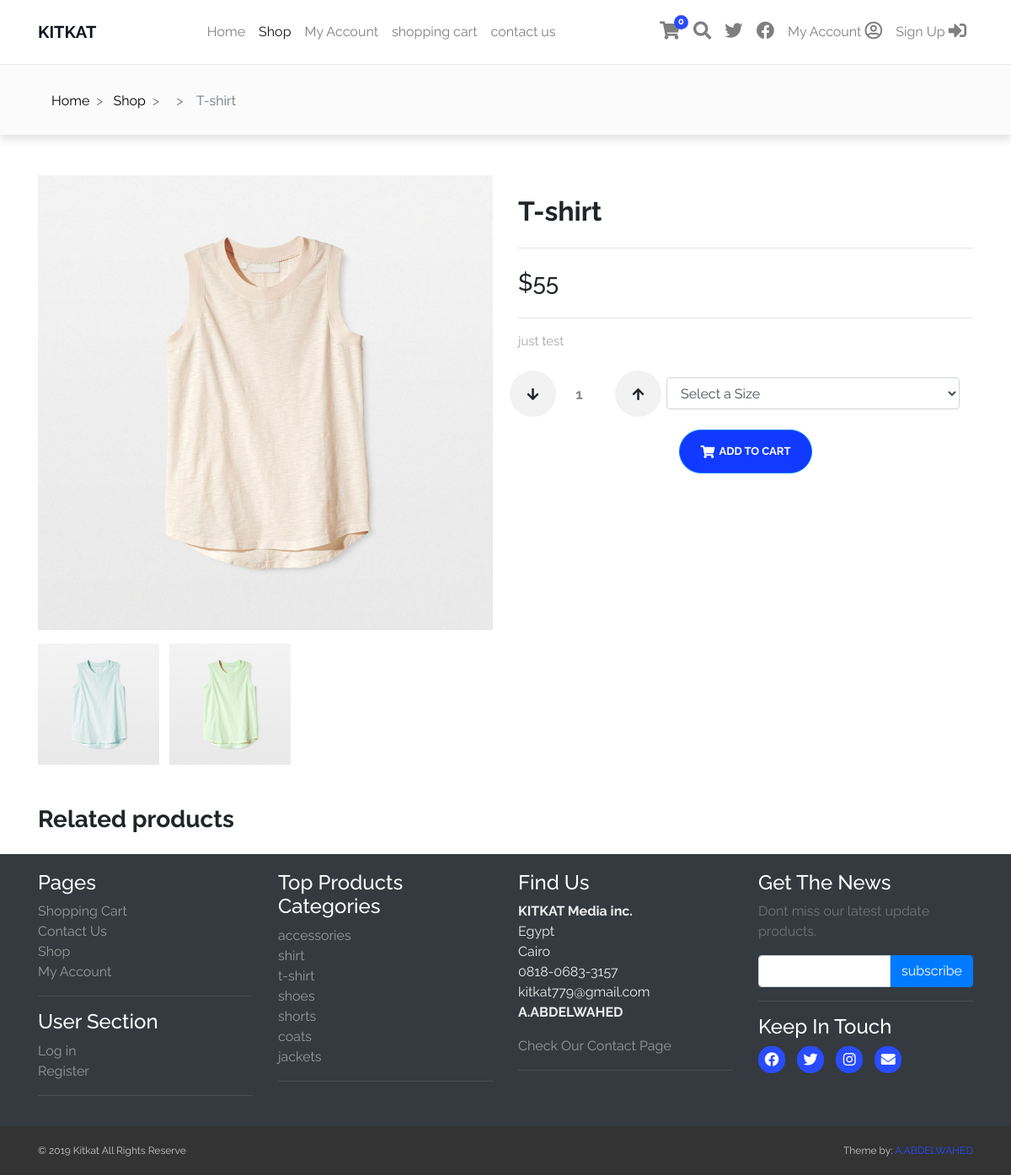
The app's page /details.php?pro_id=1 with its own data.
### tables this page shows
CREATE TABLE `products` (
  `product_id` int(10) NOT NULL,
  `p_cat_id` int(10) NOT NULL,
  `cat_id` int(10) NOT NULL,
  `date` timestamp NOT NULL DEFAULT current_timestamp() ON UPDATE current_timestamp(),
  `product_title` text NOT NULL,
  `product_img1` text NOT NULL,
  `product_img2` text NOT NULL,
  `product_img3` text NOT NULL,
  `product_price` int(10) DEFAULT NULL,
  `product_keywords` text NOT NULL,
  `product_desc` text NOT NULL
);

CREATE TABLE `product_categories` (
  `p_cat_id` int(10) NOT NULL,
  `p_cat_title` text NOT NULL,
  `p_cat_desc` text NOT NULL
);

### details.php (the view, shortened to what this page needs)
<?php
    include("./includes/header.php");
?>
<?php
    if(isset($_GET['pro_id'])) {
        $product_id = $_GET['pro_id'];
        $get_product = "SELECT * FROM products where product_id = '$product_id' ";
        $stmt = $con->query($get_product);
        $products = $stmt->fetchAll(PDO::FETCH_CLASS);
        foreach($products as $product) {
            $product_id        = $product->product_id;
            $product_img       = $product->product_img1;
            $product_img2      = $product->product_img2;
            $product_img3      = $product->product_img3;
            $product_title     = $product->product_title;
            $product_price     = $product->product_price;
            $product_desc      = $product->product_desc;
        }
    }
?>
    <div class="breadcrumb-content mt-5 pt-5">
        <div class="container">
            <div class="row">
                <div class="col-md-12">
                    <nav aria-label="breadcrumb">
                        <ol class="breadcrumb">
                            <li class="breadcrumb-item"><a href="index.php">Home</a></li>
                            <li class="breadcrumb-item"><a href="shop.php">Shop</a></li>
                            <li class="breadcrumb-item active" aria-current="page">
                            </li>
                            <li class="breadcrumb-item active" aria-current="page">
                                    <?php
                                    echo $product_title;
                                    ?>
                            </li>
                        </ol>
                    </nav>
                </div>
            </div>
        </div>
    </div>
    <div id="content" class="content my-5">
        <div class="container">
            <div class="row">
                <div class="col-md-6">
                    <div class="product-img">
                        <a class="example-image-link img-fluid" href="./admin_area/product_images/<?php echo $product_img?>" data-lightbox="product-imgs"><img class="example-image  img-fluid" src="./admin_area/product_images/<?php echo $product_img ?>" alt=""/></a>
                    </div>
                    <div class="product-imgs mt-3">
                    <a class="mr-2 float-left float-sm-none" href="./admin_area/product_images/<?php echo $product_img2?>" data-lightbox="product-imgs" ><img style="width:9rem" src="./admin_area/product_images/<?php echo $product_img2?>" alt=""/></a>
                        <?php
                            if($product_img3) {
                                echo "
                                    <a class='float-right float-sm-none' href='./admin_area/product_images/$product_img3' data-lightbox='product-imgs' ><img style='width:9rem' src='./admin_area/product_images/$product_img3' alt='img product3'/></a>
                                ";
                            }
                        ?>
                    </div>
                </div>
                <div class="col-md-6">
                    <div class="product-info">
                        <h2 class="product-title font-weight-bold my-4"> <?php echo $product_title?> </h2>
                        <hr>
                        <div class="product-price my-4">
                            <h3>$<?php echo $product_price?> </h3>
                        </div>
                        <hr>
                        <p><?php echo $product_desc;?></p>
                        <form class="cart mt-4" action="details.php?add_cart=<?php echo $product_id;?>" method="POST">
                            <div class="quantity float-left row">
                                <span class="col quantity-icon arrow-down">
                                    <i class="fas fa-arrow-down"></i>
                                </span>
                                <input name="product_qty" type="number" class="quantity-num form-control col" value="1" min="1">
                                <span class="col quantity-icon arrow-up ">
                                    <i class="fas fa-arrow-up"></i>
                                </span>
                            </div>
                            <div class="row">
                                <select name="size" class=" mx-md-3 mx-4 my-2 form-control select-size" required
                                oninvalid="setCustomValidity('Must pick 1 size for the product')">
                                    <option disabled selected>Select a Size</option>
                                </select>
                            </div>
                            <div class="d-flex justify-content-center mt-3">
                                <button class="add-to-cart btn btn-primary"> <i class="fas fa-shopping-cart fa-lg"></i> Add To Cart</button>
                            </div>
                        </form>
                    </div>
                </div>
            </div>
        </div>
    </div>
    <div class="related-products content">
        <div class="container">
            <h3 class="font-weight-bold mb-4">Related products</h3>
        </div>
    </div>
    <?php
        include("includes/footer.php");
    ?>

### functions/functions.php (shortened to what this page needs)
<?php
    $dns        = 'mysql:host=kitkat.test;dbname=kitkat_store';
    $user       = 'root';
    $pass       = '';
    $options    = array (
        PDO::MYSQL_ATTR_INIT_COMMAND => 'SET NAMES UTF8',
        PDO::ATTR_ERRMODE => PDO::ERRMODE_EXCEPTION
    );
    try {
        $con = new PDO($dns, $user, $pass, $options);
    } catch (PDOException $e) {
        echo 'failed To connect ' . $e->getMessage();
    }
    function getPCats() {
        global $con;
        $get_p_cats = "SELECT * FROM product_categories";
        $stmt = $con->query($get_p_cats);
        $result = $stmt->fetchAll(PDO::FETCH_CLASS);
        foreach($result as $p_cat) {
            $product_cat    = $p_cat->p_cat_id;
            $product_title  = $p_cat->p_cat_title;
            echo "
                    <li><a href='shop.php?p_cat=$product_cat'> $product_title  </a></li>
                ";
        }
    }
    function counter_products() {
        $sum_pro = 0;
        echo $sum_pro;
    }
?>

### records on screen
products: product_title "T-shirt", product_img1 (picture), product_img2 (picture), product_img3 (picture), product_price "55", product_desc "just test"
product_categories: p_cat_title "accessories"
product_categories: p_cat_title "shirt"
product_categories: p_cat_title "t-shirt"
product_categories: p_cat_title "shoes"
product_categories: p_cat_title "shorts"
product_categories: p_cat_title "coats"
product_categories: p_cat_title "jackets"

### other values on screen
$sum_pro "0"
